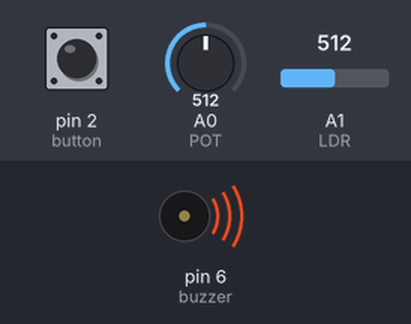
Simulated run of this sketch. Board: Arduino Uno, built with avr-gcc and run on an emulated ATmega328P. On the bench: buzzer (waves = sounding). Inputs (shaded band) come from the test bench; at power-on: A0 (POT) = 512, pin 2 (button) HIGH, A1 (LDR) = 512.

Above: at 2.7 s.
2.8 s: A0 (POT) set to 716
At 4.77 s:
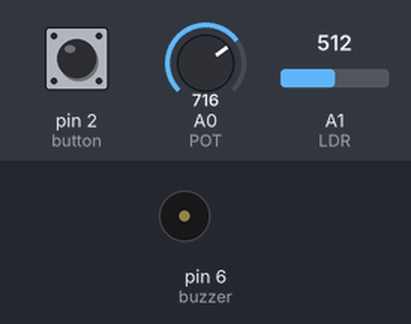
6.3 s: A0 (POT) set to 511
Timing chart, 0 to 15.8 s (numbered marks = the images above; inputs shaded):
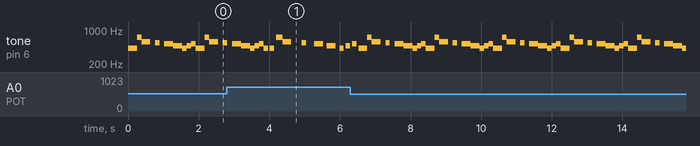

Measured:
- by itself, tone on pin 6 (buzzer): plays 519 Hz for 0.13 s, 421 Hz for 0.25 s, 714 Hz for 0.13 s, 567 Hz for 0.25 s, 542 Hz for 0.13 s, 519 Hz for 0.26 s … (44 notes in this stretch)

The sketch:

Lab3D_demonstrated_on_zero.ino
```cpp
#define POT A0
#define LDR A1

int buzzer = 6;

int button = 2;

int buttonLastState;

bool toggled;

// Demonstrated on Zero


void setup() {
  // put your setup code here, to run once:
  Serial.begin(9600);
  pinMode(POT, INPUT);
  pinMode(LDR, INPUT);
  pinMode(buzzer, OUTPUT);

  pinMode(button, INPUT_PULLUP);
  buttonLastState = digitalRead(button);

  toggled = false;
}

void tone1(int pwmValue, int potValue) {
  tone(buzzer, 294 + pwmValue, 125);
  delay(potValue * 0.25);
  tone(buzzer, 294 + pwmValue, 125);
  delay(potValue * 0.25);
  tone(buzzer, 587 + pwmValue, 250);
  delay(potValue * 0.25);
  tone(buzzer, 440 + pwmValue, 250);
  delay(potValue * 0.75);
  tone(buzzer, 415 + pwmValue, 125);
  delay(potValue * 0.5);
  tone(buzzer, 392 + pwmValue, 250);
  delay(potValue * 0.5);
  tone(buzzer, 349 + pwmValue, 250);
  delay(potValue * 0.5);
  tone(buzzer, 294 + pwmValue, 125);
  delay(potValue * 0.25);
  tone(buzzer, 349 + pwmValue, 125);
  delay(potValue * 0.25);
  tone(buzzer, 392 + pwmValue, 125);
  delay(potValue * 0.25);
}

void tone2(int pwmValue, int potValue) {
  tone(buzzer, 370 + pwmValue, 200); //370
  delay(potValue);
  tone(buzzer, 440 + pwmValue, 200); //440
  delay(potValue * 0.5);
  tone(buzzer, 554 + pwmValue, 200); //554
  delay(potValue * 0.9);
  tone(buzzer, 494 + pwmValue, 250); //494
  delay(potValue);
  tone(buzzer, 370 + pwmValue, 200); //370
  delay(potValue * 0.45);
  tone(buzzer, 294 + pwmValue, 200); //294
  delay(potValue * 0.5);
  tone(buzzer, 294 + pwmValue, 200); //294
  delay(potValue * 0.5);
  tone(buzzer, 294 + pwmValue, 200); //294
  delay(potValue);
}


void loop() {
  // put your main code here, to run repeatedly:
  int potValue = analogRead(POT);
  int light = analogRead(LDR);
  int pwmValue = map(light, 0, 1023, 0, 255);


  byte buttonState = digitalRead(button);

  if (buttonState != buttonLastState) {
    buttonLastState = buttonState;
    if (buttonState == LOW) {
      toggled = !toggled;
    }
  }

  if (toggled) {
    tone2(pwmValue, potValue);
  } else {
    tone1(pwmValue, potValue);
  }


}
```
